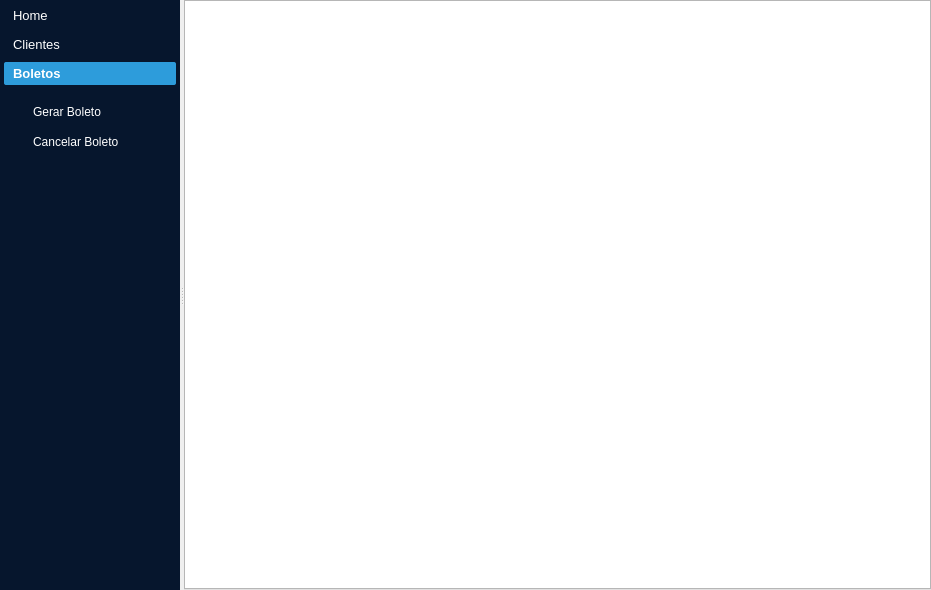
<?xml version="1.0" encoding="UTF-8"?>
<ui version="4.0">
 <class>UpHouse</class>
 <widget class="QMainWindow" name="UpHouse">
  <property name="windowModality">
   <enum>Qt::NonModal</enum>
  </property>
  <property name="geometry">
   <rect>
    <x>0</x>
    <y>0</y>
    <width>931</width>
    <height>590</height>
   </rect>
  </property>
  <property name="minimumSize">
   <size>
    <width>931</width>
    <height>590</height>
   </size>
  </property>
  <property name="maximumSize">
   <size>
    <width>931</width>
    <height>590</height>
   </size>
  </property>
  <property name="windowTitle">
   <string>System Up House</string>
  </property>
  <property name="windowIcon">
   <iconset>
    <normalon>:/newPrefix/icons/icon.ico</normalon>
   </iconset>
  </property>
  <widget class="QWidget" name="centralwidget">
   <layout class="QVBoxLayout" name="verticalLayout">
    <property name="spacing">
     <number>0</number>
    </property>
    <property name="leftMargin">
     <number>0</number>
    </property>
    <property name="topMargin">
     <number>0</number>
    </property>
    <property name="rightMargin">
     <number>0</number>
    </property>
    <property name="bottomMargin">
     <number>0</number>
    </property>
    <item>
     <widget class="QSplitter" name="splitter">
      <property name="orientation">
       <enum>Qt::Horizontal</enum>
      </property>
      <widget class="QWidget" name="menu_widget" native="true">
       <property name="minimumSize">
        <size>
         <width>150</width>
         <height>150</height>
        </size>
       </property>
       <property name="maximumSize">
        <size>
         <width>180</width>
         <height>16777215</height>
        </size>
       </property>
       <property name="font">
        <font>
         <pointsize>10</pointsize>
        </font>
       </property>
       <property name="styleSheet">
        <string notr="true">background-color: #06162d;
color: #fff;
border: none;</string>
       </property>
       <layout class="QGridLayout" name="gridLayout">
        <property name="leftMargin">
         <number>4</number>
        </property>
        <property name="topMargin">
         <number>4</number>
        </property>
        <property name="rightMargin">
         <number>4</number>
        </property>
        <property name="bottomMargin">
         <number>15</number>
        </property>
        <property name="spacing">
         <number>0</number>
        </property>
        <item row="0" column="0">
         <widget class="QToolBox" name="toolBox">
          <property name="minimumSize">
           <size>
            <width>0</width>
            <height>0</height>
           </size>
          </property>
          <property name="cursor">
           <cursorShape>ArrowCursor</cursorShape>
          </property>
          <property name="styleSheet">
           <string notr="true">#toolBox {
	color: #fff;
}

#toolBox::tab {
	padding-left:5px;
	text-align:left;
	border-radius: 2px;
}


#toolBox::tab:selected {
	background-color: #2d9cdb;
	font-weight: bold;
}

#toolBox QPushButton {
	padding:5px 0px 5px 20px;
	text-align:left;
	border-radius: 3px;
}

#toolBox QPushButton:hover {
	background-color: #85C1E9;
}

#toolBox QPushButton:checked {
	background-color: #3498DB;
}

</string>
          </property>
          <property name="currentIndex">
           <number>2</number>
          </property>
          <widget class="QWidget" name="home_page">
           <property name="geometry">
            <rect>
             <x>0</x>
             <y>0</y>
             <width>172</width>
             <height>481</height>
            </rect>
           </property>
           <attribute name="icon">
            <iconset resource="../static/resource.qrc">
             <normaloff>:/icon/icons/home-4-48.ico</normaloff>:/icon/icons/home-4-48.ico</iconset>
           </attribute>
           <attribute name="label">
            <string>Home</string>
           </attribute>
           <layout class="QVBoxLayout" name="verticalLayout_4">
            <item>
             <widget class="QPushButton" name="home_button">
              <property name="cursor">
               <cursorShape>PointingHandCursor</cursorShape>
              </property>
              <property name="text">
               <string>Home</string>
              </property>
             </widget>
            </item>
            <item>
             <spacer name="verticalSpacer_3">
              <property name="orientation">
               <enum>Qt::Vertical</enum>
              </property>
              <property name="sizeHint" stdset="0">
               <size>
                <width>20</width>
                <height>191</height>
               </size>
              </property>
             </spacer>
            </item>
           </layout>
          </widget>
          <widget class="QWidget" name="Clientes_page">
           <property name="geometry">
            <rect>
             <x>0</x>
             <y>0</y>
             <width>172</width>
             <height>481</height>
            </rect>
           </property>
           <attribute name="icon">
            <iconset resource="../static/resource.qrc">
             <normaloff>:/icon/icons/group-48.ico</normaloff>:/icon/icons/group-48.ico</iconset>
           </attribute>
           <attribute name="label">
            <string>Clientes</string>
           </attribute>
           <layout class="QVBoxLayout" name="verticalLayout_2">
            <item>
             <widget class="QPushButton" name="consultar_alterar">
              <property name="font">
               <font>
                <underline>false</underline>
               </font>
              </property>
              <property name="cursor">
               <cursorShape>PointingHandCursor</cursorShape>
              </property>
              <property name="layoutDirection">
               <enum>Qt::LeftToRight</enum>
              </property>
              <property name="text">
               <string>Consultar/Alterar Cliente</string>
              </property>
             </widget>
            </item>
            <item>
             <widget class="QPushButton" name="adicionar">
              <property name="cursor">
               <cursorShape>PointingHandCursor</cursorShape>
              </property>
              <property name="text">
               <string>Adicionar Cliente</string>
              </property>
             </widget>
            </item>
            <item>
             <widget class="QPushButton" name="remover">
              <property name="text">
               <string>Remover Cliente</string>
              </property>
             </widget>
            </item>
            <item>
             <spacer name="verticalSpacer">
              <property name="orientation">
               <enum>Qt::Vertical</enum>
              </property>
              <property name="sizeHint" stdset="0">
               <size>
                <width>20</width>
                <height>472</height>
               </size>
              </property>
             </spacer>
            </item>
           </layout>
          </widget>
          <widget class="QWidget" name="boletos_page">
           <property name="geometry">
            <rect>
             <x>0</x>
             <y>0</y>
             <width>172</width>
             <height>481</height>
            </rect>
           </property>
           <attribute name="icon">
            <iconset resource="../static/resource.qrc">
             <normaloff>:/icon/icons/invoice_invoice_ticket_document_icon_188775.ico</normaloff>:/icon/icons/invoice_invoice_ticket_document_icon_188775.ico</iconset>
           </attribute>
           <attribute name="label">
            <string>Boletos</string>
           </attribute>
           <layout class="QVBoxLayout" name="verticalLayout_6">
            <item>
             <widget class="QPushButton" name="gerar">
              <property name="cursor">
               <cursorShape>PointingHandCursor</cursorShape>
              </property>
              <property name="text">
               <string>Gerar Boleto</string>
              </property>
             </widget>
            </item>
            <item>
             <widget class="QPushButton" name="cancelar">
              <property name="text">
               <string>Cancelar Boleto</string>
              </property>
             </widget>
            </item>
            <item>
             <spacer name="verticalSpacer_5">
              <property name="orientation">
               <enum>Qt::Vertical</enum>
              </property>
              <property name="sizeHint" stdset="0">
               <size>
                <width>20</width>
                <height>40</height>
               </size>
              </property>
             </spacer>
            </item>
           </layout>
          </widget>
         </widget>
        </item>
       </layout>
      </widget>
      <widget class="QWidget" name="main_widget" native="true">
       <layout class="QGridLayout" name="gridLayout_2">
        <property name="bottomMargin">
         <number>0</number>
        </property>
        <property name="spacing">
         <number>0</number>
        </property>
        <item row="0" column="0">
         <widget class="QTabWidget" name="tabWidget">
          <property name="autoFillBackground">
           <bool>false</bool>
          </property>
          <property name="styleSheet">
           <string notr="true">#tabWidget{
	background-color: #fff;
}

QTabBar::close-button{
	margin-left: 3px;
	image: url(:/icon/icons/x-mark-4-32.ico);
}

QTabBar::close-button:hover{
	image :url(:/icon/icons/x-mark-4-48.ico)
}</string>
          </property>
          <property name="currentIndex">
           <number>-1</number>
          </property>
          <property name="usesScrollButtons">
           <bool>true</bool>
          </property>
          <property name="documentMode">
           <bool>false</bool>
          </property>
          <property name="tabsClosable">
           <bool>true</bool>
          </property>
          <property name="movable">
           <bool>false</bool>
          </property>
          <property name="tabBarAutoHide">
           <bool>false</bool>
          </property>
         </widget>
        </item>
       </layout>
      </widget>
     </widget>
    </item>
   </layout>
  </widget>
 </widget>
 <resources>
  <include location="../static/resource.qrc"/>
 </resources>
 <connections/>
</ui>
